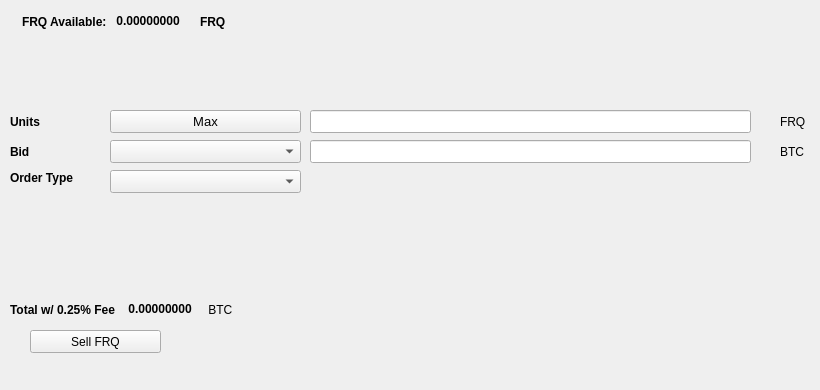
   <widget class="QWidget" name="SellTab">
    <attribute name="title">
     <string>Sell</string>
    </attribute>
    <widget class="QLabel" name="label_16">
     <property name="geometry">
      <rect>
       <x>780</x>
       <y>140</y>
       <width>31</width>
       <height>23</height>
      </rect>
     </property>
     <property name="text">
      <string>BTC</string>
     </property>
    </widget>
    <widget class="QComboBox" name="SellBidcomboBox">
     <property name="geometry">
      <rect>
       <x>110</x>
       <y>140</y>
       <width>191</width>
       <height>23</height>
      </rect>
     </property>
     <property name="font">
      <font>
       <pointsize>10</pointsize>
      </font>
     </property>
    </widget>
    <widget class="QLabel" name="label_18">
     <property name="geometry">
      <rect>
       <x>10</x>
       <y>110</y>
       <width>46</width>
       <height>23</height>
      </rect>
     </property>
     <property name="font">
      <font>
       <weight>75</weight>
       <bold>true</bold>
      </font>
     </property>
     <property name="text">
      <string>Units</string>
     </property>
    </widget>
    <widget class="QPushButton" name="Sell_Max_Amount">
     <property name="geometry">
      <rect>
       <x>110</x>
       <y>110</y>
       <width>191</width>
       <height>23</height>
      </rect>
     </property>
     <property name="font">
      <font>
       <pointsize>10</pointsize>
      </font>
     </property>
     <property name="text">
      <string>Max</string>
     </property>
    </widget>
    <widget class="QLabel" name="label_20">
     <property name="geometry">
      <rect>
       <x>10</x>
       <y>170</y>
       <width>91</width>
       <height>16</height>
      </rect>
     </property>
     <property name="font">
      <font>
       <weight>75</weight>
       <bold>true</bold>
      </font>
     </property>
     <property name="text">
      <string>Order Type</string>
     </property>
    </widget>
    <widget class="QComboBox" name="SellOrdertypeCombo">
     <property name="geometry">
      <rect>
       <x>110</x>
       <y>170</y>
       <width>191</width>
       <height>23</height>
      </rect>
     </property>
     <property name="font">
      <font>
       <pointsize>10</pointsize>
      </font>
     </property>
    </widget>
    <widget class="QLabel" name="label_21">
     <property name="geometry">
      <rect>
       <x>10</x>
       <y>140</y>
       <width>46</width>
       <height>23</height>
      </rect>
     </property>
     <property name="font">
      <font>
       <weight>75</weight>
       <bold>true</bold>
      </font>
     </property>
     <property name="text">
      <string>Bid</string>
     </property>
    </widget>
    <widget class="QLabel" name="label_22">
     <property name="geometry">
      <rect>
       <x>780</x>
       <y>110</y>
       <width>31</width>
       <height>23</height>
      </rect>
     </property>
     <property name="text">
      <string>FRQ</string>
     </property>
    </widget>
    <widget class="QLineEdit" name="UnitsInputFRQ">
     <property name="geometry">
      <rect>
       <x>310</x>
       <y>110</y>
       <width>441</width>
       <height>23</height>
      </rect>
     </property>
     <property name="font">
      <font>
       <pointsize>9</pointsize>
       <weight>75</weight>
       <bold>true</bold>
      </font>
     </property>
    </widget>
    <widget class="QLineEdit" name="SellBidPriceEdit">
     <property name="geometry">
      <rect>
       <x>310</x>
       <y>140</y>
       <width>441</width>
       <height>23</height>
      </rect>
     </property>
     <property name="font">
      <font>
       <pointsize>9</pointsize>
       <weight>75</weight>
       <bold>true</bold>
      </font>
     </property>
    </widget>
    <widget class="QPushButton" name="SellFRQBTN">
     <property name="geometry">
      <rect>
       <x>30</x>
       <y>330</y>
       <width>131</width>
       <height>23</height>
      </rect>
     </property>
     <property name="text">
      <string>Sell FRQ</string>
     </property>
     <property name="icon">
      <iconset resource="../frequency">
       <normaloff>:/icons/bitcoin</normaloff>:/icons/bitcoin</iconset>
     </property>
    </widget>
    <widget class="QWidget" name="layoutWidget3">
     <property name="geometry">
      <rect>
       <x>22</x>
       <y>12</y>
       <width>258</width>
       <height>19</height>
      </rect>
     </property>
     <layout class="QHBoxLayout" name="horizontalLayout">
      <item>
       <widget class="QLabel" name="label232_2">
        <property name="font">
         <font>
          <weight>75</weight>
          <bold>true</bold>
         </font>
        </property>
        <property name="text">
         <string>FRQ Available:</string>
        </property>
       </widget>
      </item>
      <item>
       <widget class="QLabel" name="FRQAvailableLabel">
        <property name="palette">
         <palette>
          <active>
           <colorrole role="WindowText">
            <brush brushstyle="SolidPattern">
             <color alpha="255">
              <red>0</red>
              <green>0</green>
              <blue>0</blue>
             </color>
            </brush>
           </colorrole>
           <colorrole role="Button">
            <brush brushstyle="SolidPattern">
             <color alpha="255">
              <red>0</red>
              <green>170</green>
              <blue>0</blue>
             </color>
            </brush>
           </colorrole>
           <colorrole role="Light">
            <brush brushstyle="SolidPattern">
             <color alpha="255">
              <red>0</red>
              <green>255</green>
              <blue>0</blue>
             </color>
            </brush>
           </colorrole>
           <colorrole role="Midlight">
            <brush brushstyle="SolidPattern">
             <color alpha="255">
              <red>0</red>
              <green>212</green>
              <blue>0</blue>
             </color>
            </brush>
           </colorrole>
           <colorrole role="Dark">
            <brush brushstyle="SolidPattern">
             <color alpha="255">
              <red>0</red>
              <green>85</green>
              <blue>0</blue>
             </color>
            </brush>
           </colorrole>
           <colorrole role="Mid">
            <brush brushstyle="SolidPattern">
             <color alpha="255">
              <red>0</red>
              <green>113</green>
              <blue>0</blue>
             </color>
            </brush>
           </colorrole>
           <colorrole role="Text">
            <brush brushstyle="SolidPattern">
             <color alpha="255">
              <red>0</red>
              <green>170</green>
              <blue>0</blue>
             </color>
            </brush>
           </colorrole>
           <colorrole role="BrightText">
            <brush brushstyle="SolidPattern">
             <color alpha="255">
              <red>255</red>
              <green>255</green>
              <blue>255</blue>
             </color>
            </brush>
           </colorrole>
           <colorrole role="ButtonText">
            <brush brushstyle="SolidPattern">
             <color alpha="255">
              <red>0</red>
              <green>0</green>
              <blue>0</blue>
             </color>
            </brush>
           </colorrole>
           <colorrole role="Base">
            <brush brushstyle="SolidPattern">
             <color alpha="255">
              <red>255</red>
              <green>255</green>
              <blue>255</blue>
             </color>
            </brush>
           </colorrole>
           <colorrole role="Window">
            <brush brushstyle="SolidPattern">
             <color alpha="255">
              <red>0</red>
              <green>170</green>
              <blue>0</blue>
             </color>
            </brush>
           </colorrole>
           <colorrole role="Shadow">
            <brush brushstyle="SolidPattern">
             <color alpha="255">
              <red>0</red>
              <green>0</green>
              <blue>0</blue>
             </color>
            </brush>
           </colorrole>
           <colorrole role="AlternateBase">
            <brush brushstyle="SolidPattern">
             <color alpha="255">
              <red>127</red>
              <green>212</green>
              <blue>127</blue>
             </color>
            </brush>
           </colorrole>
           <colorrole role="ToolTipBase">
            <brush brushstyle="SolidPattern">
             <color alpha="255">
              <red>255</red>
              <green>255</green>
              <blue>220</blue>
             </color>
            </brush>
           </colorrole>
           <colorrole role="ToolTipText">
            <brush brushstyle="SolidPattern">
             <color alpha="255">
              <red>0</red>
              <green>0</green>
              <blue>0</blue>
             </color>
            </brush>
           </colorrole>
          </active>
          <inactive>
           <colorrole role="WindowText">
            <brush brushstyle="SolidPattern">
             <color alpha="255">
              <red>0</red>
              <green>0</green>
              <blue>0</blue>
             </color>
            </brush>
           </colorrole>
           <colorrole role="Button">
            <brush brushstyle="SolidPattern">
             <color alpha="255">
              <red>0</red>
              <green>170</green>
              <blue>0</blue>
             </color>
            </brush>
           </colorrole>
           <colorrole role="Light">
            <brush brushstyle="SolidPattern">
             <color alpha="255">
              <red>0</red>
              <green>255</green>
              <blue>0</blue>
             </color>
            </brush>
           </colorrole>
           <colorrole role="Midlight">
            <brush brushstyle="SolidPattern">
             <color alpha="255">
              <red>0</red>
              <green>212</green>
              <blue>0</blue>
             </color>
            </brush>
           </colorrole>
           <colorrole role="Dark">
            <brush brushstyle="SolidPattern">
             <color alpha="255">
              <red>0</red>
              <green>85</green>
              <blue>0</blue>
             </color>
            </brush>
           </colorrole>
           <colorrole role="Mid">
            <brush brushstyle="SolidPattern">
             <color alpha="255">
              <red>0</red>
              <green>113</green>
              <blue>0</blue>
             </color>
            </brush>
           </colorrole>
           <colorrole role="Text">
            <brush brushstyle="SolidPattern">
             <color alpha="255">
              <red>0</red>
              <green>170</green>
              <blue>0</blue>
             </color>
            </brush>
           </colorrole>
           <colorrole role="BrightText">
            <brush brushstyle="SolidPattern">
             <color alpha="255">
              <red>255</red>
              <green>255</green>
              <blue>255</blue>
             </color>
            </brush>
           </colorrole>
           <colorrole role="ButtonText">
            <brush brushstyle="SolidPattern">
             <color alpha="255">
              <red>0</red>
              <green>0</green>
              <blue>0</blue>
             </color>
            </brush>
           </colorrole>
           <colorrole role="Base">
            <brush brushstyle="SolidPattern">
             <color alpha="255">
              <red>255</red>
              <green>255</green>
              <blue>255</blue>
             </color>
            </brush>
           </colorrole>
           <colorrole role="Window">
            <brush brushstyle="SolidPattern">
             <color alpha="255">
              <red>0</red>
              <green>170</green>
              <blue>0</blue>
             </color>
            </brush>
           </colorrole>
           <colorrole role="Shadow">
            <brush brushstyle="SolidPattern">
             <color alpha="255">
              <red>0</red>
              <green>0</green>
              <blue>0</blue>
             </color>
            </brush>
           </colorrole>
           <colorrole role="AlternateBase">
            <brush brushstyle="SolidPattern">
             <color alpha="255">
              <red>127</red>
              <green>212</green>
              <blue>127</blue>
             </color>
            </brush>
           </colorrole>
           <colorrole role="ToolTipBase">
            <brush brushstyle="SolidPattern">
             <color alpha="255">
              <red>255</red>
              <green>255</green>
              <blue>220</blue>
             </color>
            </brush>
           </colorrole>
           <colorrole role="ToolTipText">
            <brush brushstyle="SolidPattern">
             <color alpha="255">
              <red>0</red>
              <green>0</green>
              <blue>0</blue>
             </color>
            </brush>
           </colorrole>
          </inactive>
          <disabled>
           <colorrole role="WindowText">
            <brush brushstyle="SolidPattern">
             <color alpha="255">
              <red>0</red>
              <green>85</green>
              <blue>0</blue>
             </color>
            </brush>
           </colorrole>
           <colorrole role="Button">
            <brush brushstyle="SolidPattern">
             <color alpha="255">
              <red>0</red>
              <green>170</green>
              <blue>0</blue>
             </color>
            </brush>
           </colorrole>
           <colorrole role="Light">
            <brush brushstyle="SolidPattern">
             <color alpha="255">
              <red>0</red>
              <green>255</green>
              <blue>0</blue>
             </color>
            </brush>
           </colorrole>
           <colorrole role="Midlight">
            <brush brushstyle="SolidPattern">
             <color alpha="255">
              <red>0</red>
              <green>212</green>
              <blue>0</blue>
             </color>
            </brush>
           </colorrole>
           <colorrole role="Dark">
            <brush brushstyle="SolidPattern">
             <color alpha="255">
              <red>0</red>
              <green>85</green>
              <blue>0</blue>
             </color>
            </brush>
           </colorrole>
           <colorrole role="Mid">
            <brush brushstyle="SolidPattern">
             <color alpha="255">
              <red>0</red>
              <green>113</green>
              <blue>0</blue>
             </color>
            </brush>
           </colorrole>
           <colorrole role="Text">
            <brush brushstyle="SolidPattern">
             <color alpha="255">
              <red>0</red>
              <green>85</green>
              <blue>0</blue>
             </color>
            </brush>
           </colorrole>
           <colorrole role="BrightText">
            <brush brushstyle="SolidPattern">
             <color alpha="255">
              <red>255</red>
              <green>255</green>
              <blue>255</blue>
             </color>
            </brush>
           </colorrole>
           <colorrole role="ButtonText">
            <brush brushstyle="SolidPattern">
             <color alpha="255">
              <red>0</red>
              <green>85</green>
              <blue>0</blue>
             </color>
            </brush>
           </colorrole>
           <colorrole role="Base">
            <brush brushstyle="SolidPattern">
             <color alpha="255">
              <red>0</red>
              <green>170</green>
              <blue>0</blue>
             </color>
            </brush>
           </colorrole>
           <colorrole role="Window">
            <brush brushstyle="SolidPattern">
             <color alpha="255">
              <red>0</red>
              <green>170</green>
              <blue>0</blue>
             </color>
            </brush>
           </colorrole>
           <colorrole role="Shadow">
            <brush brushstyle="SolidPattern">
             <color alpha="255">
              <red>0</red>
              <green>0</green>
              <blue>0</blue>
             </color>
            </brush>
           </colorrole>
           <colorrole role="AlternateBase">
            <brush brushstyle="SolidPattern">
             <color alpha="255">
              <red>0</red>
              <green>170</green>
              <blue>0</blue>
             </color>
            </brush>
           </colorrole>
           <colorrole role="ToolTipBase">
            <brush brushstyle="SolidPattern">
             <color alpha="255">
              <red>255</red>
              <green>255</green>
              <blue>220</blue>
             </color>
            </brush>
           </colorrole>
           <colorrole role="ToolTipText">
            <brush brushstyle="SolidPattern">
             <color alpha="255">
              <red>0</red>
              <green>0</green>
              <blue>0</blue>
             </color>
            </brush>
           </colorrole>
          </disabled>
         </palette>
        </property>
        <property name="font">
         <font>
          <weight>75</weight>
          <bold>true</bold>
         </font>
        </property>
        <property name="text">
         <string> 0.00000000 </string>
        </property>
        <property name="textInteractionFlags">
         <set>Qt::LinksAccessibleByMouse|Qt::TextSelectableByKeyboard|Qt::TextSelectableByMouse</set>
        </property>
       </widget>
      </item>
      <item>
       <widget class="QLabel" name="labelFRQ">
        <property name="font">
         <font>
          <weight>75</weight>
          <bold>true</bold>
         </font>
        </property>
        <property name="text">
         <string>FRQ</string>
        </property>
       </widget>
      </item>
     </layout>
    </widget>
    <widget class="QWidget" name="layoutWidget">
     <property name="geometry">
      <rect>
       <x>10</x>
       <y>300</y>
       <width>268</width>
       <height>19</height>
      </rect>
     </property>
     <layout class="QHBoxLayout" name="horizontalLayout_2">
      <item>
       <widget class="QLabel" name="label_19">
        <property name="font">
         <font>
          <weight>75</weight>
          <bold>true</bold>
         </font>
        </property>
        <property name="text">
         <string>Total w/ 0.25% Fee </string>
        </property>
       </widget>
      </item>
      <item>
       <widget class="QLabel" name="SellCostLabel">
        <property name="palette">
         <palette>
          <active>
           <colorrole role="WindowText">
            <brush brushstyle="SolidPattern">
             <color alpha="255">
              <red>0</red>
              <green>0</green>
              <blue>0</blue>
             </color>
            </brush>
           </colorrole>
           <colorrole role="Button">
            <brush brushstyle="SolidPattern">
             <color alpha="255">
              <red>0</red>
              <green>170</green>
              <blue>0</blue>
             </color>
            </brush>
           </colorrole>
           <colorrole role="Light">
            <brush brushstyle="SolidPattern">
             <color alpha="255">
              <red>0</red>
              <green>255</green>
              <blue>0</blue>
             </color>
            </brush>
           </colorrole>
           <colorrole role="Midlight">
            <brush brushstyle="SolidPattern">
             <color alpha="255">
              <red>0</red>
              <green>212</green>
              <blue>0</blue>
             </color>
            </brush>
           </colorrole>
           <colorrole role="Dark">
            <brush brushstyle="SolidPattern">
             <color alpha="255">
              <red>0</red>
              <green>85</green>
              <blue>0</blue>
             </color>
            </brush>
           </colorrole>
           <colorrole role="Mid">
            <brush brushstyle="SolidPattern">
             <color alpha="255">
              <red>0</red>
              <green>113</green>
              <blue>0</blue>
             </color>
            </brush>
           </colorrole>
           <colorrole role="Text">
            <brush brushstyle="SolidPattern">
             <color alpha="255">
              <red>0</red>
              <green>170</green>
              <blue>0</blue>
             </color>
            </brush>
           </colorrole>
           <colorrole role="BrightText">
            <brush brushstyle="SolidPattern">
             <color alpha="255">
              <red>255</red>
              <green>255</green>
              <blue>255</blue>
             </color>
            </brush>
           </colorrole>
           <colorrole role="ButtonText">
            <brush brushstyle="SolidPattern">
             <color alpha="255">
              <red>0</red>
              <green>0</green>
              <blue>0</blue>
             </color>
            </brush>
           </colorrole>
           <colorrole role="Base">
            <brush brushstyle="SolidPattern">
             <color alpha="255">
              <red>255</red>
              <green>255</green>
              <blue>255</blue>
             </color>
            </brush>
           </colorrole>
           <colorrole role="Window">
            <brush brushstyle="SolidPattern">
             <color alpha="255">
              <red>0</red>
              <green>170</green>
              <blue>0</blue>
             </color>
            </brush>
           </colorrole>
           <colorrole role="Shadow">
            <brush brushstyle="SolidPattern">
             <color alpha="255">
              <red>0</red>
              <green>0</green>
              <blue>0</blue>
             </color>
            </brush>
           </colorrole>
           <colorrole role="AlternateBase">
            <brush brushstyle="SolidPattern">
             <color alpha="255">
              <red>127</red>
              <green>212</green>
              <blue>127</blue>
             </color>
            </brush>
           </colorrole>
           <colorrole role="ToolTipBase">
            <brush brushstyle="SolidPattern">
             <color alpha="255">
              <red>255</red>
              <green>255</green>
              <blue>220</blue>
             </color>
            </brush>
           </colorrole>
           <colorrole role="ToolTipText">
            <brush brushstyle="SolidPattern">
             <color alpha="255">
              <red>0</red>
              <green>0</green>
              <blue>0</blue>
             </color>
            </brush>
           </colorrole>
          </active>
          <inactive>
           <colorrole role="WindowText">
            <brush brushstyle="SolidPattern">
             <color alpha="255">
              <red>0</red>
              <green>0</green>
              <blue>0</blue>
             </color>
            </brush>
           </colorrole>
           <colorrole role="Button">
            <brush brushstyle="SolidPattern">
             <color alpha="255">
              <red>0</red>
              <green>170</green>
              <blue>0</blue>
             </color>
            </brush>
           </colorrole>
           <colorrole role="Light">
            <brush brushstyle="SolidPattern">
             <color alpha="255">
              <red>0</red>
              <green>255</green>
              <blue>0</blue>
             </color>
            </brush>
           </colorrole>
           <colorrole role="Midlight">
            <brush brushstyle="SolidPattern">
             <color alpha="255">
              <red>0</red>
              <green>212</green>
              <blue>0</blue>
             </color>
            </brush>
           </colorrole>
           <colorrole role="Dark">
            <brush brushstyle="SolidPattern">
             <color alpha="255">
              <red>0</red>
              <green>85</green>
              <blue>0</blue>
             </color>
            </brush>
           </colorrole>
           <colorrole role="Mid">
            <brush brushstyle="SolidPattern">
             <color alpha="255">
              <red>0</red>
              <green>113</green>
              <blue>0</blue>
             </color>
            </brush>
           </colorrole>
           <colorrole role="Text">
            <brush brushstyle="SolidPattern">
             <color alpha="255">
              <red>0</red>
              <green>170</green>
              <blue>0</blue>
             </color>
            </brush>
           </colorrole>
           <colorrole role="BrightText">
            <brush brushstyle="SolidPattern">
             <color alpha="255">
              <red>255</red>
              <green>255</green>
              <blue>255</blue>
             </color>
            </brush>
           </colorrole>
           <colorrole role="ButtonText">
            <brush brushstyle="SolidPattern">
             <color alpha="255">
              <red>0</red>
              <green>0</green>
              <blue>0</blue>
             </color>
            </brush>
           </colorrole>
           <colorrole role="Base">
            <brush brushstyle="SolidPattern">
             <color alpha="255">
              <red>255</red>
              <green>255</green>
              <blue>255</blue>
             </color>
            </brush>
           </colorrole>
           <colorrole role="Window">
            <brush brushstyle="SolidPattern">
             <color alpha="255">
              <red>0</red>
              <green>170</green>
              <blue>0</blue>
             </color>
            </brush>
           </colorrole>
           <colorrole role="Shadow">
            <brush brushstyle="SolidPattern">
             <color alpha="255">
              <red>0</red>
              <green>0</green>
              <blue>0</blue>
             </color>
            </brush>
           </colorrole>
           <colorrole role="AlternateBase">
            <brush brushstyle="SolidPattern">
             <color alpha="255">
              <red>127</red>
              <green>212</green>
              <blue>127</blue>
             </color>
            </brush>
           </colorrole>
           <colorrole role="ToolTipBase">
            <brush brushstyle="SolidPattern">
             <color alpha="255">
              <red>255</red>
              <green>255</green>
              <blue>220</blue>
             </color>
            </brush>
           </colorrole>
           <colorrole role="ToolTipText">
            <brush brushstyle="SolidPattern">
             <color alpha="255">
              <red>0</red>
              <green>0</green>
              <blue>0</blue>
             </color>
            </brush>
           </colorrole>
          </inactive>
          <disabled>
           <colorrole role="WindowText">
            <brush brushstyle="SolidPattern">
             <color alpha="255">
              <red>0</red>
              <green>85</green>
              <blue>0</blue>
             </color>
            </brush>
           </colorrole>
           <colorrole role="Button">
            <brush brushstyle="SolidPattern">
             <color alpha="255">
              <red>0</red>
              <green>170</green>
              <blue>0</blue>
             </color>
            </brush>
           </colorrole>
           <colorrole role="Light">
            <brush brushstyle="SolidPattern">
             <color alpha="255">
              <red>0</red>
              <green>255</green>
              <blue>0</blue>
             </color>
            </brush>
           </colorrole>
           <colorrole role="Midlight">
            <brush brushstyle="SolidPattern">
             <color alpha="255">
              <red>0</red>
              <green>212</green>
              <blue>0</blue>
             </color>
            </brush>
           </colorrole>
           <colorrole role="Dark">
            <brush brushstyle="SolidPattern">
             <color alpha="255">
              <red>0</red>
              <green>85</green>
              <blue>0</blue>
             </color>
            </brush>
           </colorrole>
           <colorrole role="Mid">
            <brush brushstyle="SolidPattern">
             <color alpha="255">
              <red>0</red>
              <green>113</green>
              <blue>0</blue>
             </color>
            </brush>
           </colorrole>
           <colorrole role="Text">
            <brush brushstyle="SolidPattern">
             <color alpha="255">
              <red>0</red>
              <green>85</green>
              <blue>0</blue>
             </color>
            </brush>
           </colorrole>
           <colorrole role="BrightText">
            <brush brushstyle="SolidPattern">
             <color alpha="255">
              <red>255</red>
              <green>255</green>
              <blue>255</blue>
             </color>
            </brush>
           </colorrole>
           <colorrole role="ButtonText">
            <brush brushstyle="SolidPattern">
             <color alpha="255">
              <red>0</red>
              <green>85</green>
              <blue>0</blue>
             </color>
            </brush>
           </colorrole>
           <colorrole role="Base">
            <brush brushstyle="SolidPattern">
             <color alpha="255">
              <red>0</red>
              <green>170</green>
              <blue>0</blue>
             </color>
            </brush>
           </colorrole>
           <colorrole role="Window">
            <brush brushstyle="SolidPattern">
             <color alpha="255">
              <red>0</red>
              <green>170</green>
              <blue>0</blue>
             </color>
            </brush>
           </colorrole>
           <colorrole role="Shadow">
            <brush brushstyle="SolidPattern">
             <color alpha="255">
              <red>0</red>
              <green>0</green>
              <blue>0</blue>
             </color>
            </brush>
           </colorrole>
           <colorrole role="AlternateBase">
            <brush brushstyle="SolidPattern">
             <color alpha="255">
              <red>0</red>
              <green>170</green>
              <blue>0</blue>
             </color>
            </brush>
           </colorrole>
           <colorrole role="ToolTipBase">
            <brush brushstyle="SolidPattern">
             <color alpha="255">
              <red>255</red>
              <green>255</green>
              <blue>220</blue>
             </color>
            </brush>
           </colorrole>
           <colorrole role="ToolTipText">
            <brush brushstyle="SolidPattern">
             <color alpha="255">
              <red>0</red>
              <green>0</green>
              <blue>0</blue>
             </color>
            </brush>
           </colorrole>
          </disabled>
         </palette>
        </property>
        <property name="font">
         <font>
          <weight>75</weight>
          <bold>true</bold>
         </font>
        </property>
        <property name="autoFillBackground">
         <bool>false</bool>
        </property>
        <property name="text">
         <string> 0.00000000</string>
        </property>
        <property name="textInteractionFlags">
         <set>Qt::LinksAccessibleByMouse|Qt::TextSelectableByMouse</set>
        </property>
       </widget>
      </item>
      <item>
       <widget class="QLabel" name="label_17">
        <property name="font">
         <font>
          <weight>50</weight>
          <bold>false</bold>
         </font>
        </property>
        <property name="text">
         <string> BTC</string>
        </property>
       </widget>
      </item>
     </layout>
    </widget>
    <widget class="QLabel" name="label_23">
     <property name="geometry">
      <rect>
       <x>460</x>
       <y>300</y>
       <width>281</width>
       <height>81</height>
      </rect>
     </property>
     <property name="text">
      <string/>
     </property>
     <property name="pixmap">
      <pixmap>:/images/bittrex</pixmap>
     </property>
    </widget>
   </widget>
